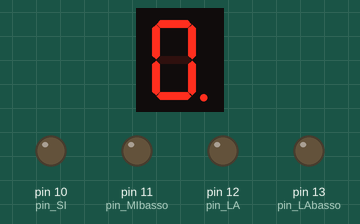
Simulated run of this sketch. Board: Arduino Uno, built with avr-gcc and run on an emulated ATmega328P. On the bench: 1-digit seven-segment display, output pins drawn as LEDs (lit = HIGH). Wiring (inferred from the names in the program): 1-digit 7-segment display, segments lit when LOW: segments pin 4, pin 6, pin 8, pin 5, pin 7, pin 9, pin 2, pin 3. The segment pins are drawn as the display they are named for; pins used as bus, display or sensor lines are not drawn.

Above: at 0.23 s.
At 7.72 s:
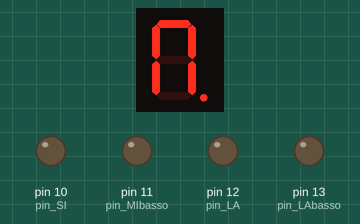
At 10.98 s:
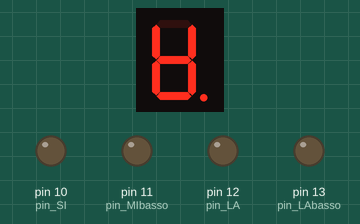
At 17.76 s:
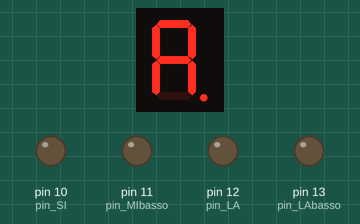
At 26.22 s:
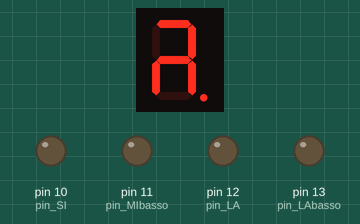
At 33.28 s:
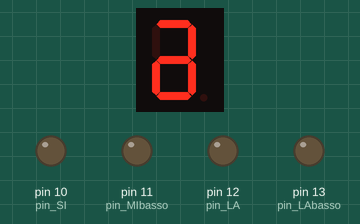
Timing chart, 0 to 40.0 s (numbered marks = the images above):
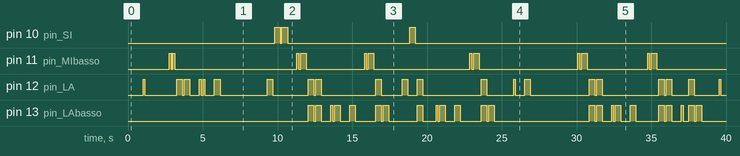

The sketch:

Accompaniment.ino
```cpp
/*
 * Accompaniment.ino
 *
 * Plays Beethoven’s Seventh Symphony using digital output pins.
 * Notes are defined in PROGMEM to conserve RAM. The code alternates
 * between playing dual-note chords and single-note sequences with rests.
 */

#include <avr/pgmspace.h>  // For storing data in program memory (PROGMEM)

// Structure representing a musical note/chord
struct Note {
  int8_t pin1;      // First output pin (-1 for rest)
  int8_t pin2;      // Second output pin (-1 for rest)
  uint16_t duration; // Duration in milliseconds
};

// Note duration constants [ms]
const uint16_t EIGHTH = 125;             // Eighth note
const uint16_t DOTTED_QUARTER = 375;     // Dotted quarter note

// Pin definitions for musical notes
const uint8_t pin_DObasso = 2;   // Low C#
const uint8_t pin_SIbasso = 8;   // Low B
const uint8_t pin_MI = 3;        // E
const uint8_t pin_LAbasso = 13;  // Low A
const uint8_t pin_SI = 10;       // B
const uint8_t pin_LA = 12;       // A
const uint8_t pin_SOLdbasso = 6; // Low G#
const uint8_t pin_SOLd = 7;      // G#
const uint8_t pin_MIbasso = 11;  // Low E
const uint8_t pin_FAd = 4;       // F#
const uint8_t pin_SOLbasso = 9;  // Low G
const uint8_t pin_SOL = 5;       // G

const int8_t REST = -1;  // Rest indicator

// Melody sequence stored in PROGMEM (flash memory)
const Note melody[] PROGMEM = {
  // Initial test sequence (pins 2-13 activation test)
  {2, 3, 1}, {4, 5, 1}, {6, 7, 1}, {8, 9, 1}, {10, 11, 1}, {12, 13, 1},

  // Main musical sequence
  // Format: {Note1_Pin, Note2_Pin, Duration}
  // Uses defined pin constants and REST markers
  {pin_DObasso, REST, DOTTED_QUARTER},
  {REST, REST, EIGHTH},
  {pin_DObasso, REST, DOTTED_QUARTER},
  {REST, REST, EIGHTH},
  {pin_MI, pin_LA, EIGHTH},
  {REST, REST, EIGHTH},

  {pin_MI, pin_SOLd, DOTTED_QUARTER},
  {REST, REST, EIGHTH},
  {pin_MI, pin_SOLd, DOTTED_QUARTER},
  {REST, REST, EIGHTH},
// -------------------------- //
  {pin_MI, REST, DOTTED_QUARTER},
  {REST, REST, EIGHTH},
  {pin_MI, pin_MIbasso, EIGHTH},
  {REST, REST, EIGHTH},
  {pin_MI, pin_MIbasso, EIGHTH},
  {REST, REST, EIGHTH},

  {pin_MI, pin_LA, DOTTED_QUARTER},
  {REST, REST, EIGHTH},
  {pin_MI, pin_LA, DOTTED_QUARTER},
  {REST, REST, EIGHTH},
// -------------------------- //
  {pin_MI, REST, DOTTED_QUARTER},
  {REST, REST, EIGHTH},
  {pin_MI, pin_LA, EIGHTH},
  {REST, REST, EIGHTH},
  {pin_FAd, pin_LA, EIGHTH},
  {REST, REST, EIGHTH},

  {pin_SOL, pin_SOLbasso, DOTTED_QUARTER},
  {REST, REST, EIGHTH},
  {pin_MI, pin_LA, DOTTED_QUARTER},
  {REST, REST, EIGHTH},
// -------------------------- //
  {pin_SOL, REST, DOTTED_QUARTER},
  {REST, REST, EIGHTH},
  {pin_SOL, pin_SOLbasso, EIGHTH},
  {REST, REST, EIGHTH},
  {pin_SOL, pin_SOLbasso, DOTTED_QUARTER},
  {REST, REST, EIGHTH},

  {pin_SOL, pin_DObasso, DOTTED_QUARTER},
  {REST, REST, EIGHTH},
  {REST, pin_DObasso, DOTTED_QUARTER},
  {REST, REST, EIGHTH},
// -------------------------- //
  {pin_SOL, REST, DOTTED_QUARTER},
  {REST, REST, EIGHTH},
  {pin_SOL, pin_DObasso, EIGHTH},
  {REST, REST, EIGHTH},
  {pin_LA, pin_DObasso, DOTTED_QUARTER},
  {REST, REST, EIGHTH},

  {pin_SI, pin_SIbasso, DOTTED_QUARTER},
  {REST, REST, EIGHTH},
  {pin_SI, pin_SIbasso, DOTTED_QUARTER},
  {REST, REST, EIGHTH},
// -------------------------- //
  {pin_FAd, REST, DOTTED_QUARTER},
  {REST, REST, EIGHTH},
  {pin_FAd, pin_MIbasso, EIGHTH},
  {REST, REST, EIGHTH},
  {pin_SOLd, pin_MIbasso, DOTTED_QUARTER},
  {REST, REST, EIGHTH},

  {pin_LA, pin_LAbasso, DOTTED_QUARTER},
  {REST, REST, EIGHTH},
  {pin_LA, pin_LAbasso, DOTTED_QUARTER},
  {REST, REST, EIGHTH},
// -------------------------- //
  {pin_MI, REST, DOTTED_QUARTER},
  {REST, REST, EIGHTH},
  {pin_MI, pin_LAbasso, EIGHTH},
  {REST, REST, EIGHTH},
  {pin_MI, pin_LAbasso, DOTTED_QUARTER},
  {REST, REST, EIGHTH},

  {pin_MI, pin_SOLbasso, DOTTED_QUARTER},
  {REST, REST, EIGHTH},
  {pin_MI, pin_LAbasso, DOTTED_QUARTER},
  {REST, REST, EIGHTH},
// -------------------------- //
  {pin_MI, REST, DOTTED_QUARTER},
  {REST, REST, EIGHTH},
  {pin_FAd, pin_MIbasso, EIGHTH},
  {REST, REST, EIGHTH},
  {pin_SOLd, pin_MIbasso, DOTTED_QUARTER},
  {REST, REST, EIGHTH},

  {pin_LA, pin_LAbasso, DOTTED_QUARTER},
  {REST, REST, EIGHTH},
  {REST, pin_LAbasso, DOTTED_QUARTER},
  {REST, REST, EIGHTH},
// -------------------------- //
  {pin_SOL, REST, DOTTED_QUARTER},
  {REST, REST, EIGHTH},
  {pin_SOL, pin_DObasso, EIGHTH},
  {REST, REST, EIGHTH},
  {pin_LA, pin_DObasso, DOTTED_QUARTER},
  {REST, REST, EIGHTH},

  {pin_SI, pin_SIbasso, DOTTED_QUARTER},
  {REST, REST, EIGHTH},
  {pin_LA, pin_LAbasso, DOTTED_QUARTER},
  {REST, REST, EIGHTH},
// -------------------------- //
  {pin_FAd, REST, DOTTED_QUARTER},
  {REST, REST, EIGHTH},
  {pin_FAd, pin_MIbasso, EIGHTH},
  {REST, REST, EIGHTH},
  {pin_SOLd, pin_MIbasso, DOTTED_QUARTER},
  {REST, REST, EIGHTH},

  {pin_LA, pin_LAbasso, DOTTED_QUARTER},
  {REST, REST, EIGHTH},
  {pin_LA, pin_LAbasso, DOTTED_QUARTER},
  {REST, REST, EIGHTH},
// -------------------------- //
  {pin_MI, REST, DOTTED_QUARTER},
  {REST, REST, EIGHTH},
  {pin_MI, pin_LAbasso, EIGHTH},
  {REST, REST, EIGHTH},
  {pin_MI, pin_LAbasso, DOTTED_QUARTER},
  {REST, REST, EIGHTH},

  {pin_MI, pin_SOLbasso, DOTTED_QUARTER},
  {REST, REST, EIGHTH},
  {pin_MI, pin_LAbasso, DOTTED_QUARTER},
  {REST, REST, EIGHTH},
// -------------------------- //
  {pin_MI, REST, DOTTED_QUARTER},
  {REST, REST, EIGHTH},
  {pin_FAd, pin_MIbasso, EIGHTH},
  {REST, REST, EIGHTH},
  {pin_SOLd, pin_MIbasso, DOTTED_QUARTER},
  {REST, REST, EIGHTH},

  {pin_LA, pin_LAbasso, DOTTED_QUARTER},
  {REST, REST, EIGHTH},
  {REST, pin_LAbasso, DOTTED_QUARTER},
  {REST, REST, EIGHTH}
};

const size_t melodyLength = sizeof(melody) / sizeof(melody[0]);

void setup() {
  Serial.begin(9600);

  // Initialize all pins used in melody
  for (size_t i = 0; i < melodyLength; i++) {
    Note currentNote;
    memcpy_P(&currentNote, &melody[i], sizeof(Note));  // Load from PROGMEM

    if (currentNote.pin1 != REST) pinMode(currentNote.pin1, OUTPUT);
    if (currentNote.pin2 != REST) pinMode(currentNote.pin2, OUTPUT);
  }
}

void loop() {
  static size_t position = 0;           // Current position in melody
  static unsigned long lastTime = 0;     // Last note change time
  static bool notePlaying = false;       // Current note state
  static int8_t activePin1 = REST;       // Currently active pin 1
  static int8_t activePin2 = REST;       // Currently active pin 2
  static unsigned long currentDuration = 0; // Duration of current note

  if (position < melodyLength) {
    unsigned long now = millis();

    if (!notePlaying) {  // Start new note/chord
      Note nextNote;
      memcpy_P(&nextNote, &melody[position], sizeof(Note));  // Load from PROGMEM

      currentDuration = nextNote.duration;
      lastTime = now;

      // Turn off previous notes
      if (activePin1 != REST) digitalWrite(activePin1, LOW);
      if (activePin2 != REST) digitalWrite(activePin2, LOW);

      // Update current pins
      activePin1 = nextNote.pin1;
      activePin2 = nextNote.pin2;
      notePlaying = true;

      // Activate new pins
      if (activePin1 != REST) digitalWrite(activePin1, HIGH);
      if (activePin2 != REST) digitalWrite(activePin2, HIGH);
    }
    else if (now - lastTime >= currentDuration) {  // Note completed
      // Deactivate pins
      if (activePin1 != REST) digitalWrite(activePin1, LOW);
      if (activePin2 != REST) digitalWrite(activePin2, LOW);

      notePlaying = false;
      position++;  // Move to next note
    }
  }
  else {  // End of melody reached
    position = 0;  // Reset to start (loop forever)
  }
}
```

Measured:
- by itself, pin 10 (pin_SI): goes HIGH 0.37 s, LOW 0.13 s, HIGH 0.37 s, LOW 8.2 s, HIGH 0.37 s, then LOW
- by itself, pin 11 (pin_MIbasso): LOW → HIGH at 2.8 s, → LOW 0.12 s later, → HIGH 0.12 s later, → LOW 0.12 s later, … (24 changes in this stretch)
- by itself, pin 12 (pin_LA): LOW → HIGH at 1.0 s, → LOW 0.12 s later, → HIGH 2.1 s later, → LOW 0.37 s later, … (42 changes in this stretch)
- by itself, pin 13 (pin_LAbasso): LOW → HIGH at 12.1 s, → LOW 0.37 s later, → HIGH 0.13 s later, → LOW 0.37 s later, … (46 changes in this stretch)
